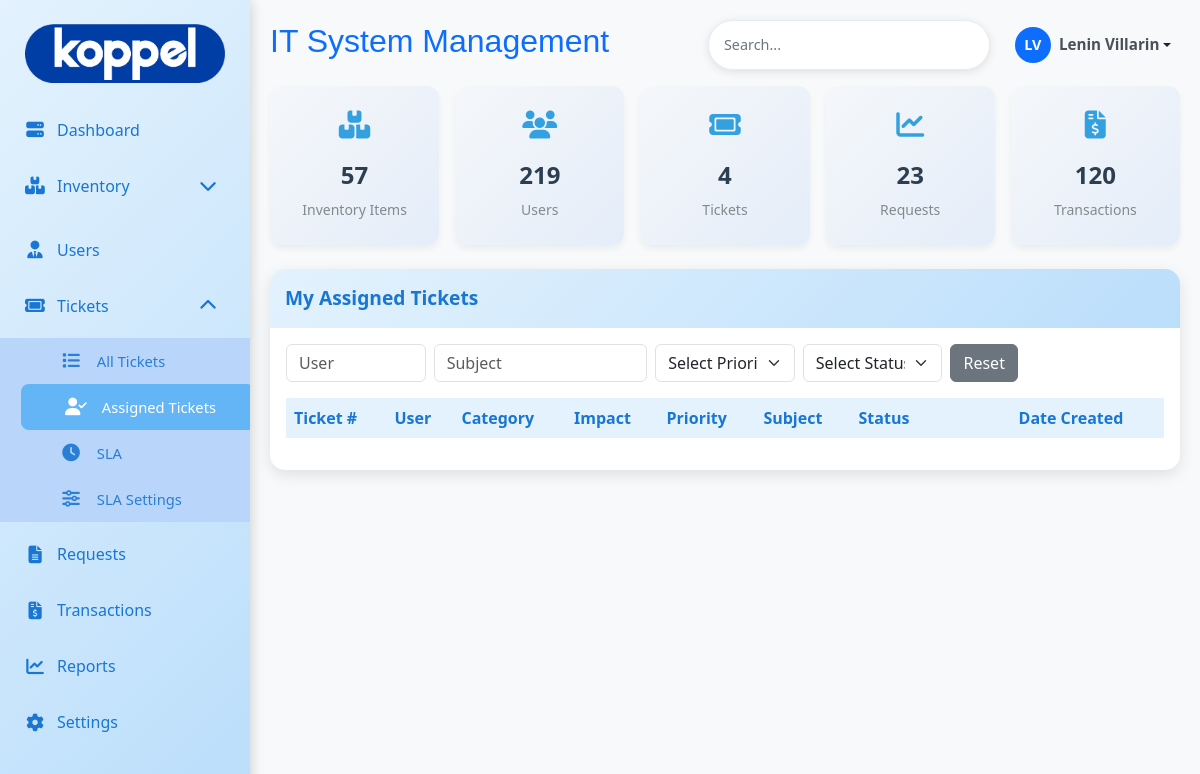
The app's page /admin/ticket/assigned_tickets.php (signed in), older data.
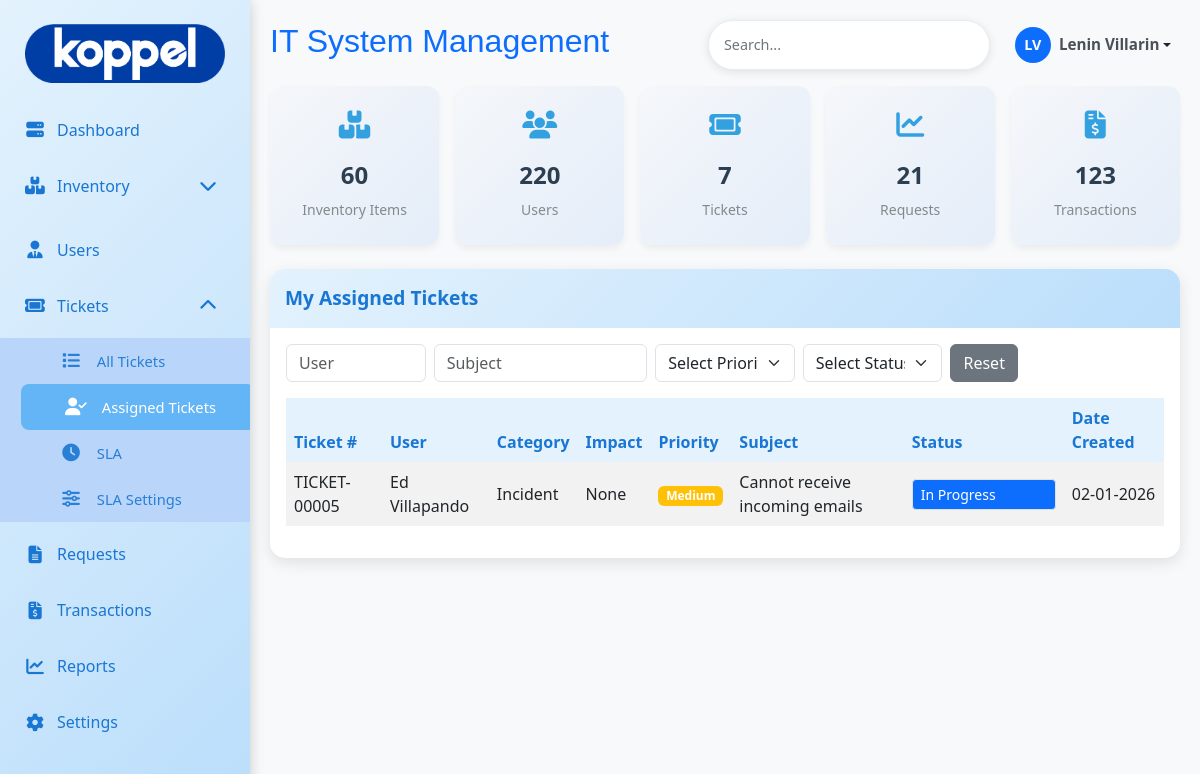
The same page, newer data.
### tables this page shows
CREATE TABLE `ticket_tb` (
  `ticket_id` int(11) NOT NULL,
  `ticket_number` varchar(20) DEFAULT NULL,
  `user_id` int(11) DEFAULT NULL,
  `fullname` varchar(100) DEFAULT NULL,
  `email` varchar(100) DEFAULT NULL,
  `company` varchar(100) DEFAULT NULL,
  `department` varchar(100) DEFAULT NULL,
  `priority` varchar(50) NOT NULL,
  `urgency` varchar(50) NOT NULL,
  `impact` varchar(70) NOT NULL,
  `ticket_category` varchar(20) DEFAULT NULL,
  `subject` varchar(255) DEFAULT NULL,
  `subject_details` varchar(200) DEFAULT NULL,
  `issue` text DEFAULT NULL,
  `status` varchar(20) DEFAULT 'open',
  `date_created` timestamp NOT NULL DEFAULT current_timestamp(),
  `assigned_to` int(11) NOT NULL
);

CREATE TABLE `user_tb` (
  `user_id` int(11) NOT NULL,
  `emp_id` varchar(50) NOT NULL,
  `fullname` varchar(150) NOT NULL,
  `position` varchar(100) NOT NULL,
  `email` varchar(150) DEFAULT NULL,
  `department` varchar(100) DEFAULT NULL,
  `company` varchar(50) NOT NULL,
  `area` varchar(150) NOT NULL,
  `user_type` varchar(30) NOT NULL,
  `date_hired` timestamp NOT NULL DEFAULT current_timestamp() ON UPDATE current_timestamp(),
  `date_resigned` varchar(100) DEFAULT NULL,
  `created_at` timestamp NOT NULL DEFAULT current_timestamp(),
  `password` varchar(255) DEFAULT NULL,
  `is_active` tinyint(1) NOT NULL DEFAULT 1
);

### admin/ticket/assigned_tickets.php (the view, shortened to what the changed rows need)
<?php
include '../db/db.php';
$adminId = $_SESSION['user_id'];
$sql = "
SELECT
    t.*,
    u.fullname AS user_fullname,
    a.fullname AS assigned_admin
FROM ticket_tb t
LEFT JOIN user_tb u ON t.user_id = u.user_id
LEFT JOIN user_tb a
    ON t.assigned_to = a.user_id
    AND a.user_type = 'admin'
WHERE t.assigned_to = ?
ORDER BY t.ticket_id DESC
";
$stmt = $conn->prepare($sql);
$stmt->bind_param("i", $adminId);
$stmt->execute();
$result = $stmt->get_result();
?>
<!DOCTYPE html>
<html lang="en">
<head>
<link href="https://cdn.jsdelivr.net/npm/bootstrap@5.3.0/dist/css/bootstrap.min.css" rel="stylesheet">
<link href="https://cdnjs.cloudflare.com/ajax/libs/font-awesome/6.4.0/css/all.min.css" rel="stylesheet">
<link href="../asset/css/main.css" rel="stylesheet">
<link href="../asset/css/menu.css" rel="stylesheet">
<link href="sidebar.css" rel="stylesheet">
<link href="https://cdn.datatables.net/1.13.6/css/dataTables.bootstrap5.min.css" rel="stylesheet">
</head>
<body>
<?php include 'ticket_sidebar.php'; ?>
<div class="main-content">
<?php include 'ticket_header.php'; ?>
 <?php include 'ticket_stats_card.php'; ?>
<div class="card">
<div class="card-body table-responsive">
<table id="ticketsTable" class="table table-hover table-striped">
<thead>
<tr>
<th>Ticket #</th>
<th>User</th>
<th>Category</th>
<th>Impact</th>
<th>Priority</th>
<th>Subject</th>
<th style="width:160px;">Status</th>
<th>Date Created</th>
</tr>
</thead>
<tbody>
<?php while ($ticket = $result->fetch_assoc()): ?>
<tr data-ticket-id="<?= $ticket['ticket_id'] ?>"
    data-status="<?= strtolower($ticket['status']) ?>">
<td><?= htmlspecialchars($ticket['ticket_number'] ?? '') ?></td>
<td><?= htmlspecialchars($ticket['user_fullname'] ?? '') ?></td>
<td><?= ucfirst($ticket['ticket_category'] ?? '') ?></td>
<td><?= ucfirst($ticket['impact'] ?? '') ?></td>
<td>
<span class="badge badge-priority-<?= strtolower($ticket['priority']) ?>">
<?= ucfirst($ticket['priority']) ?>
</span>
</td>
<td><?= htmlspecialchars($ticket['subject'] ?? '') ?></td>
<?php
$statusFlow = [
'waiting for support'=>['waiting for support','waiting for customer','in progress','escalated','pending','canceled','resolved'],
'pending'=>['pending','waiting for support','in progress','canceled','resolved'],
'waiting for customer'=>['waiting for customer','waiting for support','escalated','canceled','resolved'],
'in progress'=>['in progress','pending','canceled','resolved'],
'escalated'=>['escalated','in progress'],
'canceled'=>['canceled','closed','reopened'],
'resolved'=>['resolved','closed','reopened'],
'reopened'=>['reopened','waiting for support','waiting for customer','in progress','escalated','pending','canceled','resolved'],
'closed'=>['closed']
];
$currentStatus=strtolower($ticket['status']);
$allowedStatuses=$statusFlow[$currentStatus]??[$currentStatus];
?>
<td class="status-cell" onclick="event.stopPropagation();">
<select class="form-select form-select-sm status-select status-<?= str_replace(' ','-',$currentStatus) ?>"
        data-ticket-id="<?= $ticket['ticket_id'] ?>"
        data-current="<?= $currentStatus ?>">
<?php foreach($allowedStatuses as $statusOption): ?>
<option value="<?= $statusOption ?>"
<?= $statusOption==$currentStatus?'selected':'' ?>>
<?= ucwords($statusOption) ?>
</option>
<?php endforeach; ?>
</select>
</td>
<td><?= date('m-d-Y',strtotime($ticket['date_created'])) ?></td>
</tr>
<?php endwhile; ?>
</tbody>
</table>
</div>
</div>
</div>
</body>
</html>

### admin/ticket/ticket_stats_card.php (shortened to what the changed rows need)
<?php
$itemCount = $conn->query("SELECT COUNT(*) as total FROM item_tb WHERE quantity >= 1")->fetch_assoc()['total'];
$userCount = $conn->query("SELECT COUNT(*) as total FROM user_tb WHERE is_active = 1")->fetch_assoc()['total'];
$transactionCount = $conn->query("SELECT COUNT(*) as total FROM transaction_tb")->fetch_assoc()['total'];
$requestCount = $conn->query("SELECT COUNT(*) as total FROM request_tb WHERE status = 'Pending'")->fetch_assoc()['total'];
$ticketCount = $conn->query("SELECT COUNT(*) as total FROM ticket_tb WHERE status != 'closed' && status != 'resolved' && status != 'canceled'")->fetch_assoc()['total'];
?>
<div class="row row-cols-1 row-cols-sm-2 row-cols-md-3 row-cols-xl-5 g-3">
    <div class="col">
        <a href="../inventory.php" class="stats-card-link">
            <div class="card stats-card h-100">
                <i class="fas fa-boxes"></i>
                <h3><?= number_format($itemCount) ?></h3>
                <p>Inventory Items</p>
            </div>
        </a>
    </div>
    <div class="col">
        <a href="../users.php" class="stats-card-link">
            <div class="card stats-card h-100">
                <i class="fas fa-users"></i>
                <h3><?= number_format($userCount) ?></h3>
                <p>Users</p>
            </div>
        </a>
    </div>
    <div class="col">
        <a href="../tickets.php" class="stats-card-link">
            <div class="card stats-card h-100">
                <i class="fas fa-ticket"></i>
                <h3><?= number_format($ticketCount) ?></h3>
                <p>Tickets</p>
            </div>
        </a>
    </div>
    <div class="col">
        <a href="../requests.php" class="stats-card-link">
            <div class="card stats-card h-100">
                <i class="fas fa-chart-line"></i>
                <h3><?= number_format($requestCount) ?></h3>
                <p>Requests</p>
            </div>
        </a>
    </div>
    <div class="col">
        <a href="../transactions.php" class="stats-card-link">
            <div class="card stats-card h-100">
                <i class="fas fa-file-invoice-dollar"></i>
                <h3><?= number_format($transactionCount) ?></h3>
                <p>Transactions</p>
            </div>
        </a>
    </div>
</div>
<br>
<link rel="stylesheet" href="asset/css/stats_card.css">

Row changes from the older to the newer data that the page shows:
now on this page (row edited): ticket_tb: ticket_number "TICKET-00005", user.fullname "Ed Villapando", ticket_category "Incident", impact "None", priority "Medium", subject "Cannot receive incoming emails", status+ticket_id "In Progress", date_created "02-01-2026"
Text that changed along with them:
$itemCount: "57" → "60"
$userCount: "219" → "220"
$ticketCount: "4" → "7"
$requestCount: "23" → "21"
$transactionCount: "120" → "123"
